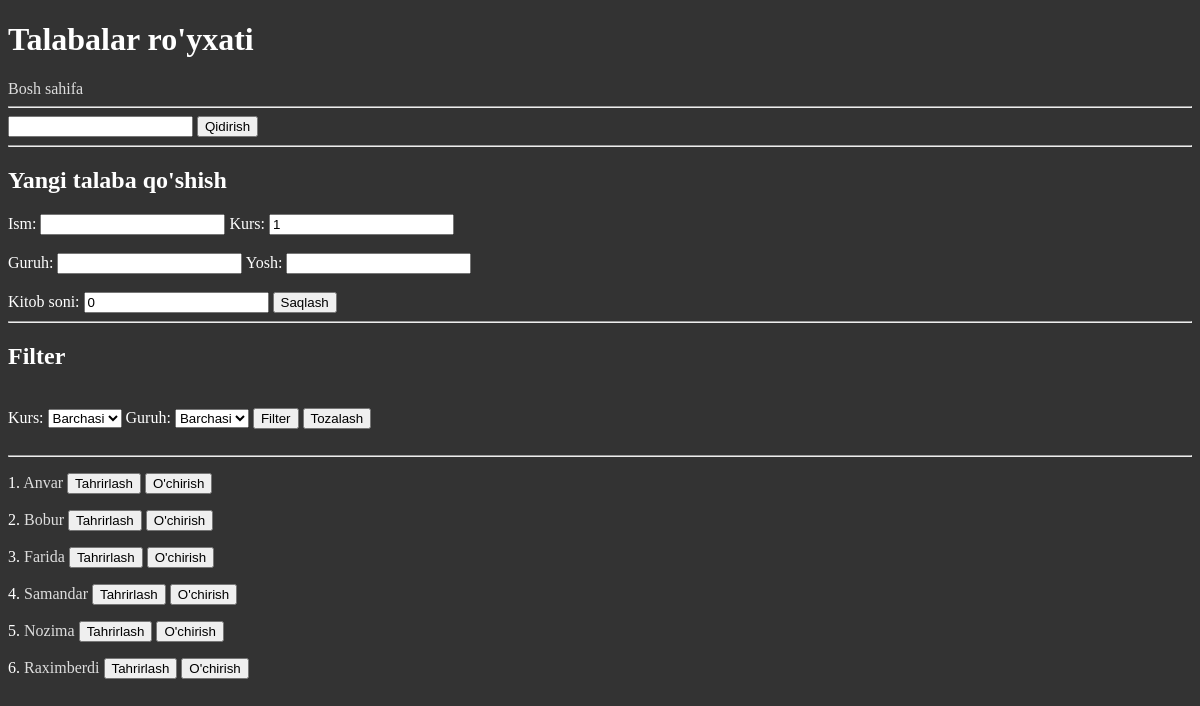
The app's page /talabalar/, older data.
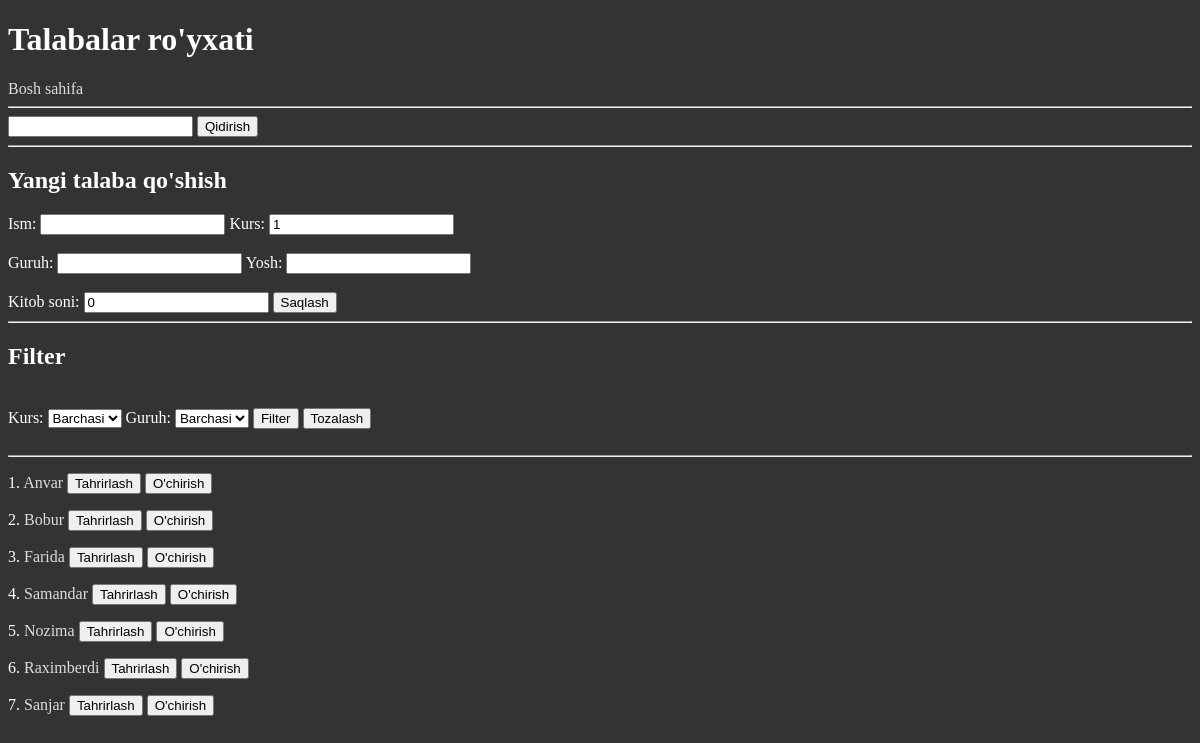
The same page, newer data.
### mainApp/models.py (models this page shows, shortened)
class Talaba(models.Model):
    ism = models.CharField(max_length=222)
    kurs = models.PositiveSmallIntegerField(default=1)
    guruh = models.CharField(max_length=50)
    yosh = models.PositiveSmallIntegerField(default=18)
    kitob_soni = models.PositiveSmallIntegerField(default=0)
    class Meta:
        verbose_name_plural = 'Talabalar'

### mainApp/views.py (the view, shortened to what this page needs)
# urls.py: path('talabalar/', talabalar_view, name='talabalar'),
def talabalar_view(request):
    form = TalabaForm()
    talabalar = Talaba.objects.all()
    search = request.GET.get('search')
    if search is not None:
        talabalar = talabalar.filter(ism__contains=search)
    kurs = request.GET.get('kurs')
    if kurs is not None:
        if kurs != 'all':
            talabalar = talabalar.filter(kurs=kurs)
    guruh = request.GET.get('guruh')
    if guruh is not None:
        if guruh != 'all':
            talabalar = talabalar.filter(guruh=guruh)
    guruhlar = Talaba.objects.order_by('guruh').values_list('guruh', flat=True).distinct()
    kurslar = [1, 2, 3, 4]
    context = {
        'talabalar': talabalar,
        'search': search,
        'guruhlar': guruhlar,
        'kurs_query': kurs,
        'guruh_query': guruh,
        'kurslar': kurslar,
        'form': form
    }
    return render(request, 'talabalar.html', context)

### mainApp/forms.py
class TalabaForm(forms.Form):
    ism = forms.CharField(max_length=111)
    guruh = forms.CharField(max_length=55)
    kurs = forms.IntegerField()
    yosh = forms.IntegerField()
    kitob_soni = forms.IntegerField()

### templates/talabalar.html (shortened to what this page needs)
<!DOCTYPE html>
<html lang="en">
<head>
</head>
<body>
<h1>Talabalar ro'yxati</h1>
<a href="/">Bosh sahifa</a>
<hr>
<form>
    <input type="text" name="search" {% if search %} value="{{ search }}" {% endif %}>
    <button>Qidirish</button>
</form>
<hr>
<h2>Yangi talaba qo'shish</h2>
<form method="post">
    <label>Ism:</label>
    <input type="text" name="ism" required>
    <label>Kurs:</label>
    <input type="number" name="kurs" value="1">
    <br><br>
    <label>Guruh:</label>
    <input type="text" name="guruh" required>
    <label>Yosh:</label>
    <input type="number" name="yosh" required>
    <br><br>
    <label>Kitob soni:</label>
    <input type="number" name="kitob_soni" value="0">
    <button>Saqlash</button>
</form>
<hr>
<h2>Filter</h2>
<br>
<form>
    <label>Kurs:</label>
    <select name="kurs">
        <option value="all" {% if not kurs %} selected {% endif %}>Barchasi</option>
    </select>
    <label>Guruh:</label>
    <select name="guruh">
        <option value="all" {% if not guruh %} selected {% endif %}>Barchasi</option>
    </select>
    <button>Filter</button>
    <button type="reset">Tozalash</button>
</form>
<br>
<hr>
    {% for talaba in talabalar %}
        <p>{{ forloop.counter }}.
            <a href="/talabalar/{{ talaba.id }}/">{{ talaba.ism }}</a>
            <a href="/talabalar/{{ talaba.id }}/tahrirlash/">
                <button>Tahrirlash</button>
            </a><a href="/talabalar/{{ talaba.id }}/o'chirish/tasdiqlash/">
                <button>O'chirish</button>
            </a>
        <p>
    {% endfor %}
</body>
</html>

Row changes from the older to the newer data that the page shows:
added Talaba: ism "Sanjar"
